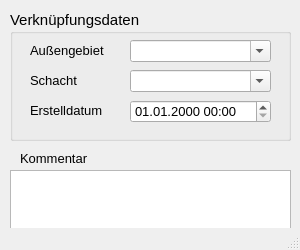
<?xml version="1.0" encoding="UTF-8"?>
<ui version="4.0">
 <class>MainWindow</class>
 <widget class="QMainWindow" name="MainWindow">
  <property name="geometry">
   <rect>
    <x>0</x>
    <y>0</y>
    <width>300</width>
    <height>250</height>
   </rect>
  </property>
  <property name="minimumSize">
   <size>
    <width>300</width>
    <height>250</height>
   </size>
  </property>
  <property name="font">
   <font>
    <family>Tahoma</family>
    <pointsize>10</pointsize>
   </font>
  </property>
  <property name="windowTitle">
   <string>Anbindung Außengebiet</string>
  </property>
  <property name="toolTip">
   <string>Anbindung eine</string>
  </property>
  <property name="layoutDirection">
   <enum>Qt::LeftToRight</enum>
  </property>
  <widget class="QWidget" name="centralwidget">
   <widget class="QGroupBox" name="groupBox_3">
    <property name="geometry">
     <rect>
      <x>10</x>
      <y>10</y>
      <width>281</width>
      <height>131</height>
     </rect>
    </property>
    <property name="font">
     <font>
      <family>Tahoma</family>
      <pointsize>11</pointsize>
     </font>
    </property>
    <property name="title">
     <string>Verknüpfungsdaten</string>
    </property>
    <widget class="QLabel" name="label_71">
     <property name="geometry">
      <rect>
       <x>20</x>
       <y>90</y>
       <width>151</width>
       <height>21</height>
      </rect>
     </property>
     <property name="font">
      <font>
       <family>Tahoma</family>
       <pointsize>10</pointsize>
      </font>
     </property>
     <property name="text">
      <string>Erstelldatum</string>
     </property>
    </widget>
    <widget class="QgsDateTimeEdit" name="createdat">
     <property name="geometry">
      <rect>
       <x>120</x>
       <y>90</y>
       <width>141</width>
       <height>23</height>
      </rect>
     </property>
     <property name="font">
      <font>
       <family>Tahoma</family>
       <pointsize>10</pointsize>
      </font>
     </property>
     <property name="currentSection">
      <enum>QDateTimeEdit::DaySection</enum>
     </property>
     <property name="displayFormat">
      <string>dd.MM.yyyy HH:mm</string>
     </property>
    </widget>
    <widget class="QLabel" name="label_20">
     <property name="geometry">
      <rect>
       <x>20</x>
       <y>60</y>
       <width>91</width>
       <height>21</height>
      </rect>
     </property>
     <property name="font">
      <font>
       <family>Tahoma</family>
       <pointsize>10</pointsize>
      </font>
     </property>
     <property name="text">
      <string>Schacht</string>
     </property>
     <property name="alignment">
      <set>Qt::AlignLeading|Qt::AlignLeft|Qt::AlignVCenter</set>
     </property>
    </widget>
    <widget class="QComboBox" name="schnam">
     <property name="geometry">
      <rect>
       <x>120</x>
       <y>60</y>
       <width>141</width>
       <height>22</height>
      </rect>
     </property>
     <property name="font">
      <font>
       <family>Tahoma</family>
       <pointsize>10</pointsize>
      </font>
     </property>
     <property name="toolTip">
      <string>&lt;html&gt;&lt;head/&gt;&lt;body&gt;&lt;p&gt;Schacht, an den das Außengebiet angeschlossen ist&lt;/p&gt;&lt;/body&gt;&lt;/html&gt;</string>
     </property>
     <property name="statusTip">
      <string>Schacht, an den das Außengebiet angeschlossen ist</string>
     </property>
     <property name="editable">
      <bool>true</bool>
     </property>
    </widget>
    <widget class="QLabel" name="label_4">
     <property name="geometry">
      <rect>
       <x>20</x>
       <y>30</y>
       <width>91</width>
       <height>21</height>
      </rect>
     </property>
     <property name="font">
      <font>
       <family>Tahoma</family>
       <pointsize>10</pointsize>
      </font>
     </property>
     <property name="text">
      <string>Außengebiet</string>
     </property>
     <property name="alignment">
      <set>Qt::AlignLeading|Qt::AlignLeft|Qt::AlignVCenter</set>
     </property>
    </widget>
    <widget class="QComboBox" name="gebnam">
     <property name="geometry">
      <rect>
       <x>120</x>
       <y>30</y>
       <width>141</width>
       <height>22</height>
      </rect>
     </property>
     <property name="font">
      <font>
       <family>Tahoma</family>
       <pointsize>10</pointsize>
      </font>
     </property>
     <property name="toolTip">
      <string>&lt;html&gt;&lt;head/&gt;&lt;body&gt;&lt;p&gt;Angebundenes Außengebiet&lt;/p&gt;&lt;/body&gt;&lt;/html&gt;</string>
     </property>
     <property name="statusTip">
      <string>Angebundenes Außengebiet</string>
     </property>
     <property name="editable">
      <bool>true</bool>
     </property>
    </widget>
   </widget>
   <widget class="QTextEdit" name="kommentar">
    <property name="geometry">
     <rect>
      <x>10</x>
      <y>170</y>
      <width>281</width>
      <height>71</height>
     </rect>
    </property>
    <property name="minimumSize">
     <size>
      <width>0</width>
      <height>0</height>
     </size>
    </property>
    <property name="toolTip">
     <string>&lt;html&gt;&lt;head/&gt;&lt;body&gt;&lt;p&gt;Platz für zusätzliche Kommentare&lt;/p&gt;&lt;/body&gt;&lt;/html&gt;</string>
    </property>
    <property name="statusTip">
     <string>Platz für zusätzliche Kommentare</string>
    </property>
   </widget>
   <widget class="QLabel" name="label_15">
    <property name="geometry">
     <rect>
      <x>20</x>
      <y>150</y>
      <width>81</width>
      <height>16</height>
     </rect>
    </property>
    <property name="text">
     <string>Kommentar</string>
    </property>
   </widget>
  </widget>
  <widget class="QStatusBar" name="statusbar"/>
 </widget>
 <customwidgets>
  <customwidget>
   <class>QgsDateTimeEdit</class>
   <extends>QDateTimeEdit</extends>
   <header>qgsdatetimeedit.h</header>
  </customwidget>
 </customwidgets>
 <tabstops>
  <tabstop>gebnam</tabstop>
  <tabstop>schnam</tabstop>
 </tabstops>
 <resources/>
 <connections/>
</ui>
